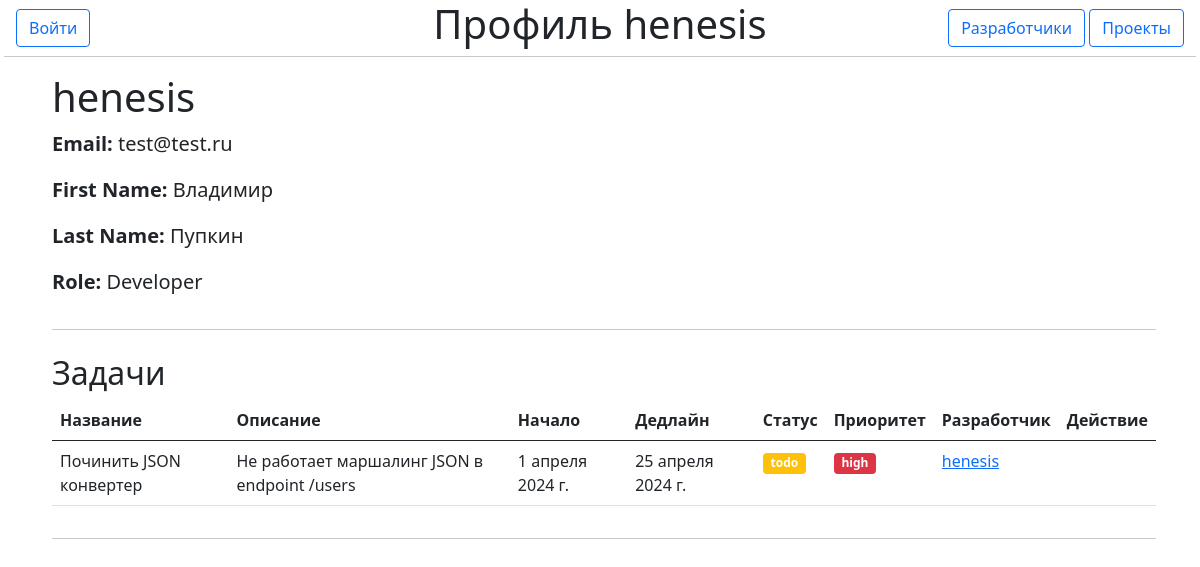
/users/henesis, run on the app's committed database.
### users/models.py (models this page shows, shortened)
class User(AbstractUser):
    TEAMLEAD = 'teamlead'
    DIRECTOR = 'director'
    DEVELOPER = 'developer'
    ROLE_CHOICES = [
        (TEAMLEAD, 'Team Lead'),
        (DIRECTOR, 'Director'),
        (DEVELOPER, 'Developer'),
    ]
    role = models.CharField(max_length=20, choices=ROLE_CHOICES, default=DEVELOPER)

### tasks/models.py (models this page shows, shortened)
class Task(models.Model):
    name = models.CharField(max_length=100)
    description = models.TextField(blank=True, null=True)
    start_date = models.DateField(blank=True, null=True)
    end_date = models.DateField()
    project = models.ForeignKey(Project, on_delete=models.CASCADE)
    owner = models.ForeignKey('users.User', on_delete=models.CASCADE)
    STATUS_CHOICES = [
        ('todo', 'To Do'),
        ('in_progress', 'In Progress'),
        ('completed', 'Completed'),
    ]
    status = models.CharField(max_length=20, choices=STATUS_CHOICES, default='todo')
    PRIORITY_CHOICES = [
        ('low', 'Low'),
        ('medium', 'Medium'),
        ('high', 'High'),
    ]
    priority = models.CharField(max_length=20, choices=PRIORITY_CHOICES, default='medium')

### users/views.py (the view)
# urls.py: path('<str:username>', views.UserPage.as_view(), name='user_page'),
class UserPage(DetailView):
    model = User
    template_name = 'users/user_page.html'
    context_object_name = 'user_p'
    def get_object(self, queryset=None):
        username = self.kwargs['username']
        return get_object_or_404(User, username=username, is_superuser=False)
    def get_context_data(self, **kwargs):
        context = super().get_context_data(**kwargs)
        username = self.kwargs['username']
        context['title'] = f'Профиль {username}'
        return context

### tasks/templatetags/tags.py (called while the page is built)
@register.filter
def sort_by(queryset, order):
    return queryset.order_by(order)

### templates/users/user_page.html
{% extends 'base.html' %}
{% block content %}
    <div class="container">
        <h1 class="fs-1">{{ user_p.username }}</h1>
        <div class="row">
            <div class="col-md-6 fs-5">
                <p><strong>Email:</strong> {{ user_p.email }}</p>
                <p><strong>First Name:</strong> {{ user_p.first_name }}</p>
                <p><strong>Last Name:</strong> {{ user_p.last_name }}</p>
                <p><strong>Role:</strong> {{ user_p.get_role_display }}</p>
            </div>
        </div>
        <hr>
        {% if user_p.role == 'teamlead' %}
            <div class="row mt-4">
                <div class="col-md-12">
                    <h2>Проекты</h2>
                    {% include 'elems/tasks/project_list.html' with projects=user_p.project_set.all %}
                </div>
            </div>
        {% elif user_p.role == 'developer' %}
            <div class="row mt-4">
                <div class="col-md-12">
                    <h2>Задачи</h2>
                    {% include 'elems/tasks/task_list.html' with tasks=user_p.task_set.all %}
                </div>
            </div>
        {% endif %}
    <hr>
    </div>
{% endblock %}

### templates/elems/tasks/task_list.html (shortened to what this page needs)
{% load tags %}
{% load static %}
<table class="table table-hover">
    <thead>
        <tr>
            <th>Название</th>
            <th>Описание</th>
            <th>Начало</th>
            <th>Дедлайн</th>
            <th>Статус</th>
            <th>Приоритет</th>
            <th>Разработчик</th>
            <th>Действие</th>
        </tr>
    </thead>
    <tbody>
        {% for task in tasks|sort_by:'end_date' %}
            <tr>
                <td>{{ task.name }}</td>
                <td>{{ task.description }}</td>
                <td>{{ task.start_date }}</td>
                <td>{{ task.end_date }}</td>
                <td>
                    {% include 'elems/tasks/status_of_task.html' %}
                </td>
                <td>
                    <span class="badge {% if task.priority == 'high' %}bg-danger{% elif task.priority == 'medium' %}bg-warning{% else %}bg-success{% endif %}">
                        {{ task.priority }}
                    </span>
                </td>
                <td><a href="{% url 'users:user_page' username=task.owner.username %}">{{ task.owner.username }}</a></td>
                <td>
                </td>
            </tr>
        {% endfor %}
    </tbody>
</table>

### templates/elems/tasks/status_of_task.html
{% if task.owner.pk == request.user.pk or task.project.owner.pk == request.user.pk %}
    <select id="select_status_{{ task.id }}" onchange="updateStatus('{{ task.id }}')">
        {% for status in task.STATUS_CHOICES %}
            <option value="{{ status.0 }}"
                    {% if status.0 == task.status %}selected{% endif %}>{{ status.1 }}</option>
        {% endfor %}
    </select>
{% else %}
    <span class="badge {% if task.status == 'todo' %}bg-warning{% elif task.status == 'in_progress' %}bg-primary{% elif task.status == 'completed' %}bg-success{% endif %}">
            {{ task.status }}
        </span>
{% endif %}

### data on the page
User: username "henesis", email "test@test.ru", first_name "Владимир", last_name "Пупкин", role "Developer"
Task: name "Починить JSON конвертер", description "Не работает маршалинг JSON в endpoint /users", start_date "1 апреля 2024 г.", end_date "25 апреля 2024 г.", status "todo", priority "high", owner.username "henesis"
